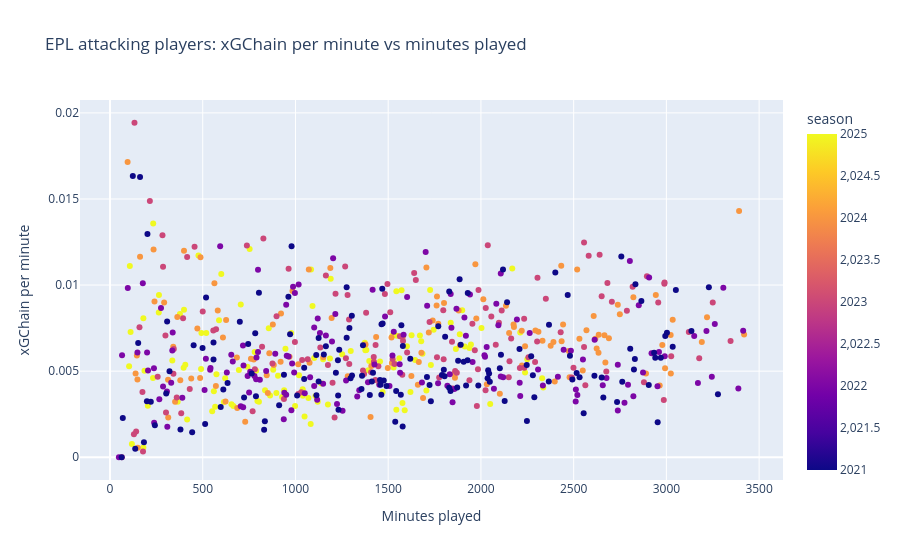

This figure's notebook cell:
### Code cell


### Figure 1 — Plotly figure (JSON) as saved in the notebook; plotly's stock layout.template omitted (floating-point values rounded to 4 significant figures; data arrays with more than 128 entries replaced by an {"elided": "..."} marker saying what was removed)
{"data": [{"customdata": {"elided": "652x2 mixed values"}, "hovertemplate": "<b>%{hovertext}</b><br><br>Minutes played=%{x}<br>xGChain per minute=%{y:.4f}<br>team_title=%{customdata[0]}<br>xGChain=%{customdata[1]}<br>season=%{marker.color}<extra></extra>", "hovertext": {"elided": "652 str values"}, "legendgroup": "", "marker": {"color": {"elided": "652 int values"}, "coloraxis": "coloraxis", "symbol": "circle"}, "mode": "markers", "name": "", "orientation": "v", "showlegend": false, "type": "scatter", "x": {"elided": "652 int values"}, "xaxis": "x", "y": {"elided": "652 float values"}, "yaxis": "y"}], "layout": {"coloraxis": {"colorbar": {"title": {"text": "season"}}, "colorscale": [[0, "#0d0887"], [0.1111, "#46039f"], [0.2222, "#7201a8"], [0.3333, "#9c179e"], [0.4444, "#bd3786"], [0.5556, "#d8576b"], [0.6667, "#ed7953"], [0.7778, "#fb9f3a"], [0.8889, "#fdca26"], [1, "#f0f921"]]}, "legend": {"tracegroupgap": 0}, "title": {"text": "EPL attacking players: xGChain per minute vs minutes played"}, "xaxis": {"anchor": "y", "domain": [0, 1], "title": {"text": "Minutes played"}}, "yaxis": {"anchor": "x", "domain": [0, 1], "title": {"text": "xGChain per minute"}}}}
